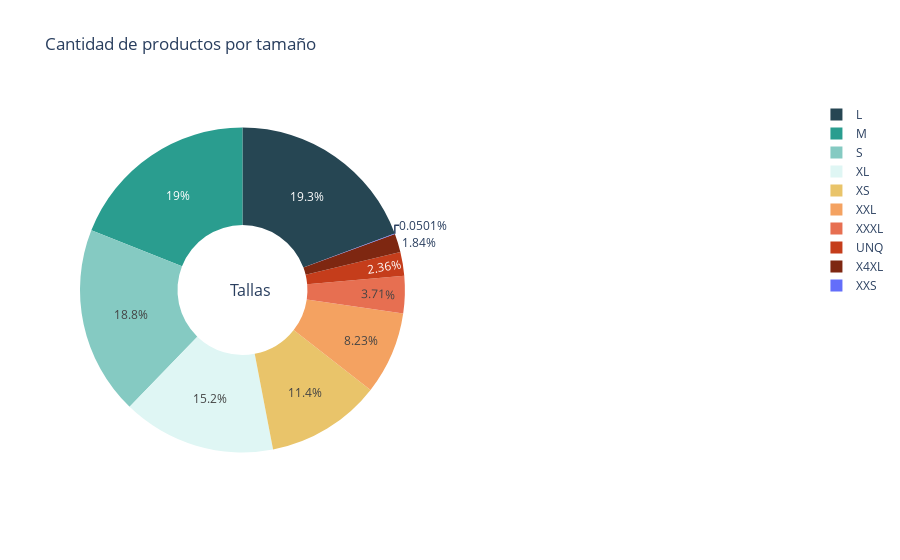

Notebook source saved alongside this figure:
### Code cell
import plotly.graph_objects as go
from plotly.subplots import make_subplots

labels = unique_elements


fig = make_subplots(rows = 1, cols = 2, specs = [[{'type':'domain'}, {'type':'domain'}]])
fig.add_trace(go.Pie(labels = labels, values = counts_elements, marker_colors = paleta), 1, 1)

fig.update_traces(hole = .4, hoverinfo = "label + percent + name")

fig.update_layout(
    title_text="Cantidad de productos por tamaño",
    font = dict(size = 12),
    annotations = [dict(text = 'Tallas', x = 0.205, y = 0.5, 
    font_size = 16, showarrow = False
    )])
fig.show()

### Figure 1 — Plotly figure (JSON) as saved in the notebook; plotly's stock layout.template omitted (floating-point values rounded to 4 significant figures)
{"data": [{"domain": {"x": [0, 0.45], "y": [0, 1]}, "hole": 0.4, "hoverinfo": "label+percent+name", "labels": ["L", "M", "S", "XL", "XS", "XXL", "XXXL", "UNQ", "X4XL", "XXS"], "marker": {"colors": ["#264653", "#2A9D8F", "#85CAC2", "#DFF6F4", "#E9C46A", "#F4A261", "#E76F51", "#C53D1B", "#7E2711"]}, "type": "pie", "values": [19.34, 19.02, 18.76, 15.24, 11.44, 8.235, 3.714, 2.361, 1.838, 0.05014]}], "layout": {"annotations": [{"font": {"size": 16}, "showarrow": false, "text": "Tallas", "x": 0.205, "y": 0.5}], "font": {"size": 12}, "title": {"text": "Cantidad de productos por tamaño"}}}
